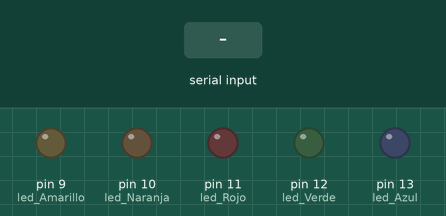
This sketch was run on a simulated Arduino Uno, built with avr-gcc and run on an emulated ATmega328P. On the bench: output pins drawn as LEDs (lit = HIGH). The inputs (shaded band) are chosen by the test bench.

Above: at 1.2 s.
1.3 s: "A" received over Serial
At 1.6 s:
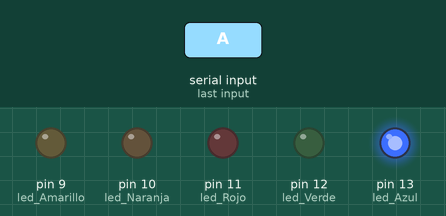
2.8 s: "V" received over Serial
At 3.9 s:
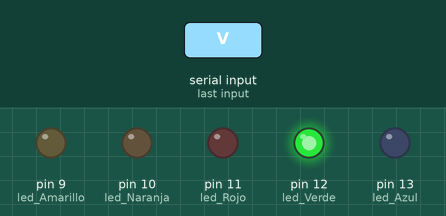
4.3 s: "R" received over Serial
At 5.1 s:
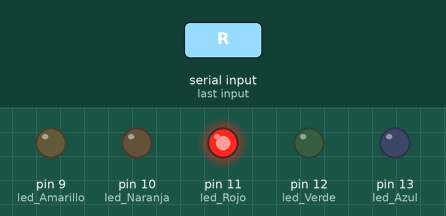
5.8 s: "N" received over Serial
At 6.2 s:
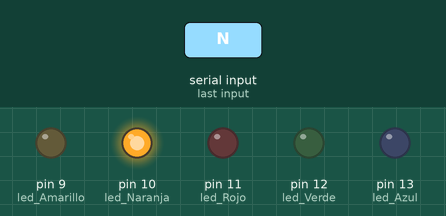
7.3 s: "M" received over Serial
At 8.5 s:
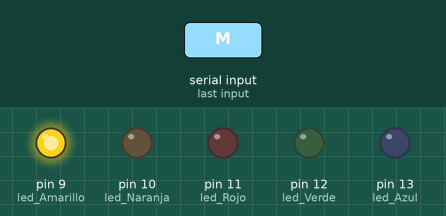
8.8 s: "B" received over Serial
At 9.7 s:
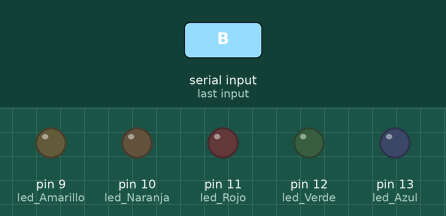
Timing chart, 0 to 11.3 s (numbered marks = the images above; inputs shaded):
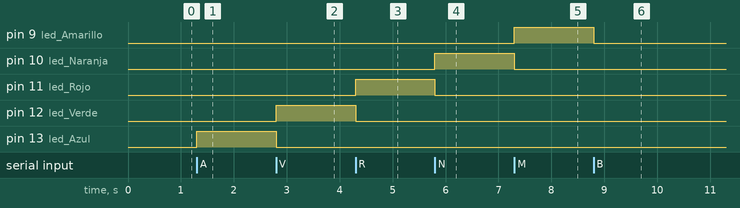

Measured:
- after the input at 1.3 s, pin 13 (led_Azul): LOW → HIGH at once
- after the input at 2.8 s, pin 12 (led_Verde): LOW → HIGH at once; pin 13 (led_Azul): HIGH → LOW at once
- after the input at 4.3 s, pin 11 (led_Rojo): LOW → HIGH at once; pin 12 (led_Verde): HIGH → LOW at once
- after the input at 5.8 s, pin 10 (led_Naranja): LOW → HIGH at once; pin 11 (led_Rojo): HIGH → LOW at once
- after the input at 7.3 s, pin 9 (led_Amarillo): LOW → HIGH at once; pin 10 (led_Naranja): HIGH → LOW at once
- after the input at 8.8 s, pin 9 (led_Amarillo): HIGH → LOW at once

The sketch:

Control_por_Voz.ino
```cpp
char d;                      //variable d = dato enviado desde Android

void setup(){
Serial.begin(9600);          // Velocidad de transmision de datos kbps
pinMode(13,OUTPUT);          // led Azul
pinMode(12,OUTPUT);          // led Verde
pinMode(11,OUTPUT);          // led Rojo
pinMode(10,OUTPUT);          // led Naranja
pinMode(9,OUTPUT);           // led Amarillo
}

void loop() {
    if(Serial.available()){
        d=Serial.read();            // lee el dato enviado desde Android

        switch(d){
        case 'A':                  // si dato = A
        digitalWrite(13,HIGH);     // prende led Azul
        digitalWrite(12,LOW);      // y apaga los demas leds
        digitalWrite(11,LOW);
        digitalWrite(10,LOW);
        digitalWrite(9,LOW);
        break;

        case 'V':                  // si dato = V
        digitalWrite(12,HIGH);     // prende led Verde
        digitalWrite(13,LOW);      // y apaga los demas
        digitalWrite(11,LOW);
        digitalWrite(10,LOW);
        digitalWrite(9,LOW);
        break;

        case 'R':                  // si dato = R
        digitalWrite(11,HIGH);     // prende led Rojo
        digitalWrite(13,LOW);      // y apaga los demas
        digitalWrite(12,LOW);
        digitalWrite(10,LOW);
        digitalWrite(9,LOW);
        break;

        case 'N':                  // si dato = N
        digitalWrite(10,HIGH);     // prende led Naranja
        digitalWrite(13,LOW);      // y apaga los demas
        digitalWrite(12,LOW);
        digitalWrite(11,LOW);
        digitalWrite(9,LOW);
        break;

        case 'M':                  // si dato = M
        digitalWrite(9,HIGH);      // prende led aMarillo
        digitalWrite(13,LOW);      // y apaga los demas
        digitalWrite(12,LOW);
        digitalWrite(11,LOW);
        digitalWrite(10,LOW);
        break;

        case 'B':                  // si dato = B
        digitalWrite(13,LOW);      // apagamos todos los leds
        digitalWrite(12,LOW);
        digitalWrite(11,LOW);
        digitalWrite(10,LOW);
        digitalWrite(9,LOW);
        break;
        }
    }
}
```
